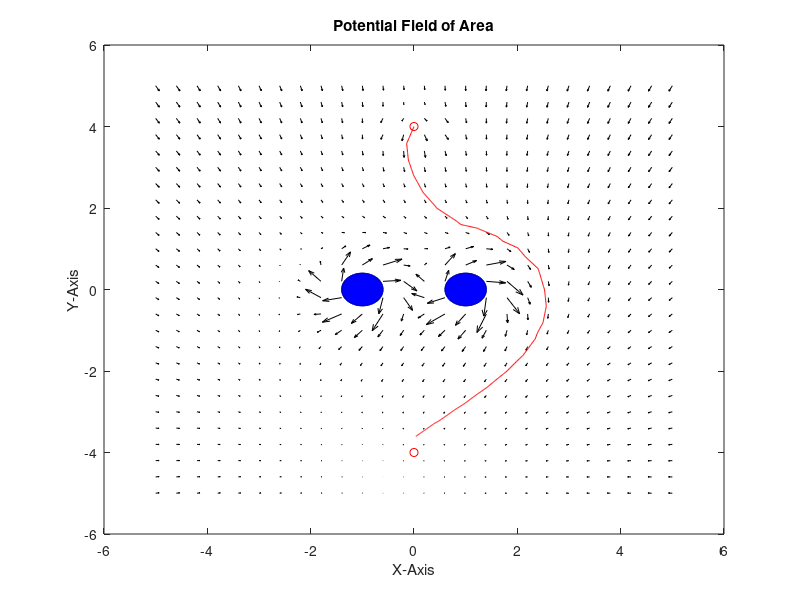
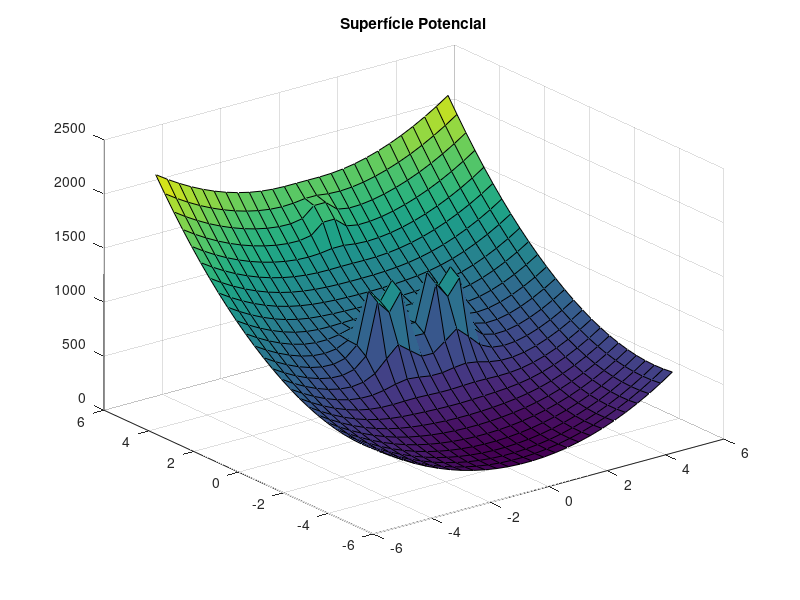

Reproduce these figures in MATLAB, in order. (Note: this script raises an error after producing the figures.)
clear all
clc
dh=.4;
X=-5:dh:5;
Y=-5:dh:5;
[X,Y]=meshgrid(X,Y);
x0=[0;4];
xT=[0;-4];
Kr=50;
Vr=Kr./sqrt((X-x0(1)).^2+(Y-x0(2)).^2);
[fxr,fyr]=gradient(Vr,dh,dh);
Ka=40;
Va=.5.*Ka.*((X-xT(1)).^2+(Y-xT(2)).^2);
[fxa,fya]=gradient(Va,dh,dh);
%obstaculos
cx1=-1;
cy1=0;
cx2=1;
cy2=0;
cx3=2;
cy3=1;
cx4=3;
cy4=2;
rad=.4;
th=(0:.1*dh:2).*pi;
xo=rad.*cos(th);
yo=rad.*sin(th);
xo1=xo-cx1;
yo1=yo-cy1;
xo2=xo-cx2;
yo2=yo-cy2;

Vo1=[];
Vo2=[];

Vo=zeros(size(Vr));
Ko=5;

for i=1:length(th)
 Vo1=Ko./sqrt((X-xo1(i)).^2+(Y-yo1(i)).^2);
 Vo2=Ko./sqrt((X-xo2(i)).^2+(Y-yo2(i)).^2);

 Vo=Vo+Vo1+Vo2;

end
[fxo,fyo]=gradient(Vo,dh,dh);
fX=-fxr-fxa-fxo-fyo;
fY=-fyr-fya-fyo+fxo;
quiver(X,Y,fX,fY,'k')
title('Potential Field of Area')
xlabel('X-Axis')
ylabel('Y-Axis')
hold on
plot(x0(1),x0(2),'ro',xT(1),xT(2),'ro')
fill(xo1,yo1,'b',xo2,yo2,'b')
plot(xo1,yo1,'b',xo2,yo2,'b')
hold off
ss=1;
k=1;
xp=[];
yp=[];
zp=[];
xp(1)=x0(1);
yp(1)=x0(2);
zp(1) = 0.0;
ix=[];
iy=[];
jx=[];
jy=[];
fxx=0;
fyy=0;
while ss

 Pw=sqrt(((X-xp(k)).^2)+((Y-yp(k)).^2));
 xw(k)=min(min(Pw));

 [iix,iiy]=find(Pw==xw(k));
 ix(k)=iix(1);
 iy(k)=iiy(1);

 fx1=fX(ix(k),iy(k));
 fy1=fY(ix(k),iy(k));

 fxx(k)=fx1./norm(fX);
 fyy(k)=fy1./norm(fY);

 ff(k,:)=[fX(ix(k),iy(k)),fY(ix(k),iy(k))];

 xp(k+1)=xp(k)+dh*(fxx(k));
 yp(k+1)=yp(k)+dh*(fyy(k));
 zp(k+1) = 0.0;

 if (sqrt((xp(k+1)-xT(1)).^2+(yp(k+1)-xT(2)).^2)<=0.4)
 ss=0;
 end

 k=k+1;
end
hold
plot([xp],[yp],'r')
MAT = [xp' yp' zp'];
%writematrix(MAT,'Curva Potencial.csv')
figure
surf(X,Y,(Vr)+(Va)+(Vo))
title('Superfície Potencial')

%Configuração inicial de comunicacao
disp('Program started');
    % sim=remApi('remoteApi','extApi.h'); % using the header (requires a compiler)
    sim=remApi('remoteApi'); % using the prototype file (remoteApiProto.m)
    %send=send_path('send_path_4_drawing'); % using the prototype file (remoteApiProto.m)
    sim.simxFinish(-1); % just in case, close all opened connections
    clientID=sim.simxStart('127.0.0.1',19999,true,true,5000,5);
    
%     function [returnCode] = send_path_4_drawing(path, sleep_time)
%     %the bigger the sleep time the more accurate the points are placed but you have to be very patient :D
%         for i=path
%             %packedData=sim.simxPackFloats(i.flatten());
%             raw_bytes = (ctypes.c_ubyte * len(sim.simxPackFloats(i.flatten())))
%             returnCode=sim.simxWriteStringStream(clientID, "path_coord", raw_bytes, sim.simx_opmode_oneshot)
%             time.sleep(sleep_time)
% 
%         end
%     end

    if (clientID>-1)
        disp('Connected to remote API server');
 
     %-------------------------------------------Handle-----------------------------------------------------------------------------
     
     [returnCode,left_Motor]=sim.simxGetObjectHandle(clientID,'Motor_Esquerdo',sim.simx_opmode_blocking);
     [returnCode,right_Motor]=sim.simxGetObjectHandle(clientID,'Motor_Direito',sim.simx_opmode_blocking);
     [returnCode,carro]= sim.simxGetObjectHandle(clientID,'Carro',sim.simx_opmode_blocking);
     %------------------------------------------Other Code----------------------------------------------------------------------------
     %Movimentacao
     [returnCode]=sim.simxSetJointTargetVelocity(clientID,left_Motor,0,sim.simx_opmode_blocking);
     [returnCode]=sim.simxSetJointTargetVelocity(clientID,right_Motor,0,sim.simx_opmode_blocking);
     
     %Posicao e orientacao do robo
     [returnCode,position]=sim.simxGetObjectPosition(clientID,carro,-1,sim.simx_opmode_streaming);
     [returnCode,angulo_robo]=sim.simxGetObjectOrientation(clientID,carro,-1,sim.simx_opmode_streaming);

path = [xp' yp'];     
robot = differentialDriveKinematics("TrackWidth", 1, "VehicleInputs", "VehicleSpeedHeadingRate");
controller = controllerPurePursuit;
controller.Waypoints = path;
controller.DesiredLinearVelocity = 0.1;
controller.MaxAngularVelocity = 1.0;
controller.LookaheadDistance = 1.0;
robotInitialLocation = path(1,:);
robotGoal = path(end,:);
initialOrientation = -90;
robotCurrentPose = [robotInitialLocation initialOrientation]';
distanceToGoal = norm(robotInitialLocation - robotGoal);
goalRadius = 0.1;
 rd = 0.06;
 re = 0.06;
 B = 0.13;
 sampleTime = 0.1;
 % Determine vehicle frame size to most closely represent vehicle with plotTransforms
frameSize = robot.TrackWidth/2.5;
vizRate = rateControl(1/sampleTime);
release(controller);


      
%      for i=path
%             %packedData=sim.simxPackFloats(i.flatten());
%             raw_bytes = (uint8 * len(sim.simxPackFloats(i.flatten())))
%             [returnCode]=sim.simxWriteStringStream(clientID, "path_coord", raw_bytes, sim.simx_opmode_oneshot)
%             time.sleep(0,05)
% 
%     end
     %send_path_4_drawing(path, 0.05)
    
     
     while( distanceToGoal > goalRadius ) %tempo de movimentação
         
         
           release(controller);

         [v, omega] = controller(robotCurrentPose);
            
         % Get the robot's velocity using controller inputs
         
         
         %Velocidade das juntas
         wd = (v/rd) + (B/(2*rd))*omega;
         we = (v/re) - (B/(2*re))*omega;
         
         sim.simxSetJointTargetVelocity(clientID,left_Motor,we,sim.simx_opmode_blocking);
         sim.simxSetJointTargetVelocity(clientID,right_Motor,wd,sim.simx_opmode_blocking);
         
         %Parametro para pegar a posicao e orientacao
         [returnCode,position]=sim.simxGetObjectPosition(clientID,carro,-1,sim.simx_opmode_buffer); %(Retorna X,Y,Z)
         [returnCode,angulo_robo]=sim.simxGetObjectOrientation(clientID,carro,-1,sim.simx_opmode_buffer);
         
         vel = derivative(robot, robotCurrentPose, [v omega]);
         x = position(1);
         y = position(2);
         theta = angulo_robo(3);
         Pose = [x y theta]';
          % Update the current pose
          robotCurrentPose = Pose;
        %robotCurrentPose = robotCurrentPose + vel*sampleTime; 

        % Re-compute the distance to the goal
        distanceToGoal = norm(robotCurrentPose(1:2) - robotGoal(:));
        %distanceToGoal = norm(position(1:2) - robotGoal(:));
         
          % Update the plot
    hold off
    %show(map);
    hold all

    %Plot path each instance so that it stays persistent while robot mesh
    %moves
    plot(path(:,1), path(:,2),"k--d")
    
    %Plot the path of the robot as a set of transforms
    plotTrVec = [robotCurrentPose(1:2); 0];
    plotRot = axang2quat([0 0 1 robotCurrentPose(3)]);
    plotTransforms(plotTrVec', plotRot, 'MeshFilePath', 'groundvehicle.stl', 'Parent', gca, "View","2D", "FrameSize", frameSize);
    light;
    xlim([-5 5])
    ylim([-5 5])
    
    waitfor(vizRate);
                    
 
     end
     

     [returnCode]=sim.simxSetJointTargetVelocity(clientID,left_Motor,0,sim.simx_opmode_blocking);
     [returnCode]=sim.simxSetJointTargetVelocity(clientID,right_Motor,0,sim.simx_opmode_blocking);

     sim.simxFinish(-1);
 end
 
 
 sim.delete();